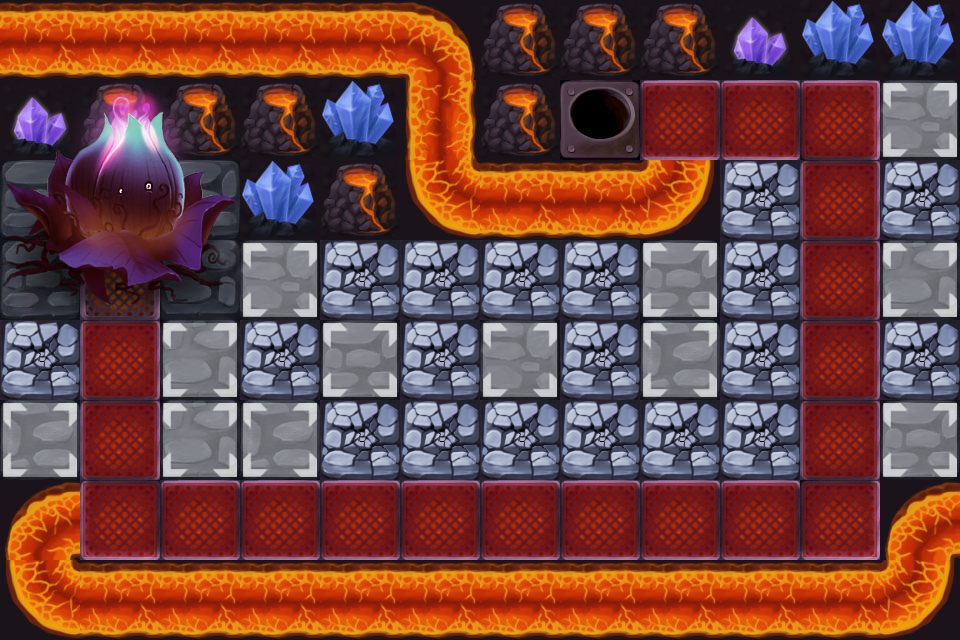

A level layout from a 2D game, rendered from its tile map. Below: a short description, then the map file with tile-grid data replaced by summaries:
An orthogonal 12x8 tile map with 80x80 px tiles, 5 tile layers (BACKGROUND1, SEEDLAYER, Meta, Towerface, ...), 6 tilesets and 7 objects (SeedsPos, WayPoint04, WayPoint03, WayPoint02, WayPoint01, ...).

<map version="1.0" orientation="orthogonal" width="12" height="8" tilewidth="80" tileheight="80">
 <tileset firstgid="1" name="build" tilewidth="80" tileheight="80">
  <image source="build.png" width="80" height="80" />
  <tile id="0">
   <properties>
    <property name="buildable" value="1" />
   </properties>
  </tile>
 </tileset>
 <tileset firstgid="2" name="road" tilewidth="80" tileheight="80">
  <image source="road.png" width="80" height="80" />
  <tile id="0">
   <properties>
    <property name="skillable" value="1" />
   </properties>
  </tile>
 </tileset>
 <tileset firstgid="3" name="rebuild_4" tilewidth="80" tileheight="80">
  <image source="rebuild_4.png" width="400" height="160" />
  <tile id="0">
   <properties>
    <property name="rebuildable" value="31" />
   </properties>
  </tile>
  <tile id="1">
   <properties>
    <property name="rebuildable" value="32" />
   </properties>
  </tile>
  <tile id="2">
   <properties>
    <property name="rebuildable" value="33" />
   </properties>
  </tile>
  <tile id="3">
   <properties>
    <property name="rebuildable" value="34" />
   </properties>
  </tile>
  <tile id="4">
   <properties>
    <property name="rebuildable" value="35" />
   </properties>
  </tile>
  <tile id="5">
   <properties>
    <property name="rebuildable" value="36" />
   </properties>
  </tile>
  <tile id="6">
   <properties>
    <property name="rebuildable" value="37" />
   </properties>
  </tile>
  <tile id="7">
   <properties>
    <property name="rebuildable" value="38" />
   </properties>
  </tile>
  <tile id="8">
   <properties>
    <property name="rebuildable" value="39" />
   </properties>
  </tile>
  <tile id="9">
   <properties>
    <property name="rebuildable" value="40" />
   </properties>
  </tile>
 </tileset>
 <tileset firstgid="13" name="41" tilewidth="80" tileheight="80">
  <image source="41.png" width="480" height="480" />
 </tileset>
 <tileset firstgid="49" name="42" tilewidth="80" tileheight="80">
  <image source="42.png" width="240" height="240" />
 </tileset>
 <tileset firstgid="58" name="4geduan" tilewidth="80" tileheight="80">
  <image source="4geduan.png" width="160" height="240" />
 </tileset>
 <layer name="BACKGROUND1" width="12" height="8">
  <data>[96 cells, 96 non-empty, 19 distinct tile ids]</data>
 </layer>
 <layer name="SEEDLAYER" width="12" height="8">
  <data>[96 cells, 9 non-empty, 9 distinct tile ids]</data>
 </layer>
 <layer name="Meta" width="12" height="8">
  <data>[96 cells, 31 non-empty, 1 distinct tile ids]</data>
 </layer>
 <layer name="Towerface" width="12" height="8">
  <data>[96 cells, 19 non-empty, 1 distinct tile ids]</data>
 </layer>
 <layer name="Rebuild" width="12" height="8">
  <data>[96 cells, 19 non-empty, 2 distinct tile ids]</data>
 </layer>
 <objectgroup name="Objects" width="12" height="8">
  <object name="SeedsPos" x="200" y="120" />
  <object name="WayPoint04" x="120" y="280" />
  <object name="WayPoint03" x="120" y="520" />
  <object name="WayPoint02" x="840" y="520" />
  <object name="WayPoint01" x="840" y="120" />
  <object name="WayPoint00" x="600" y="120" />
  <object name="RapidSoliderPos" x="520" y="120" />
 </objectgroup>
</map>
